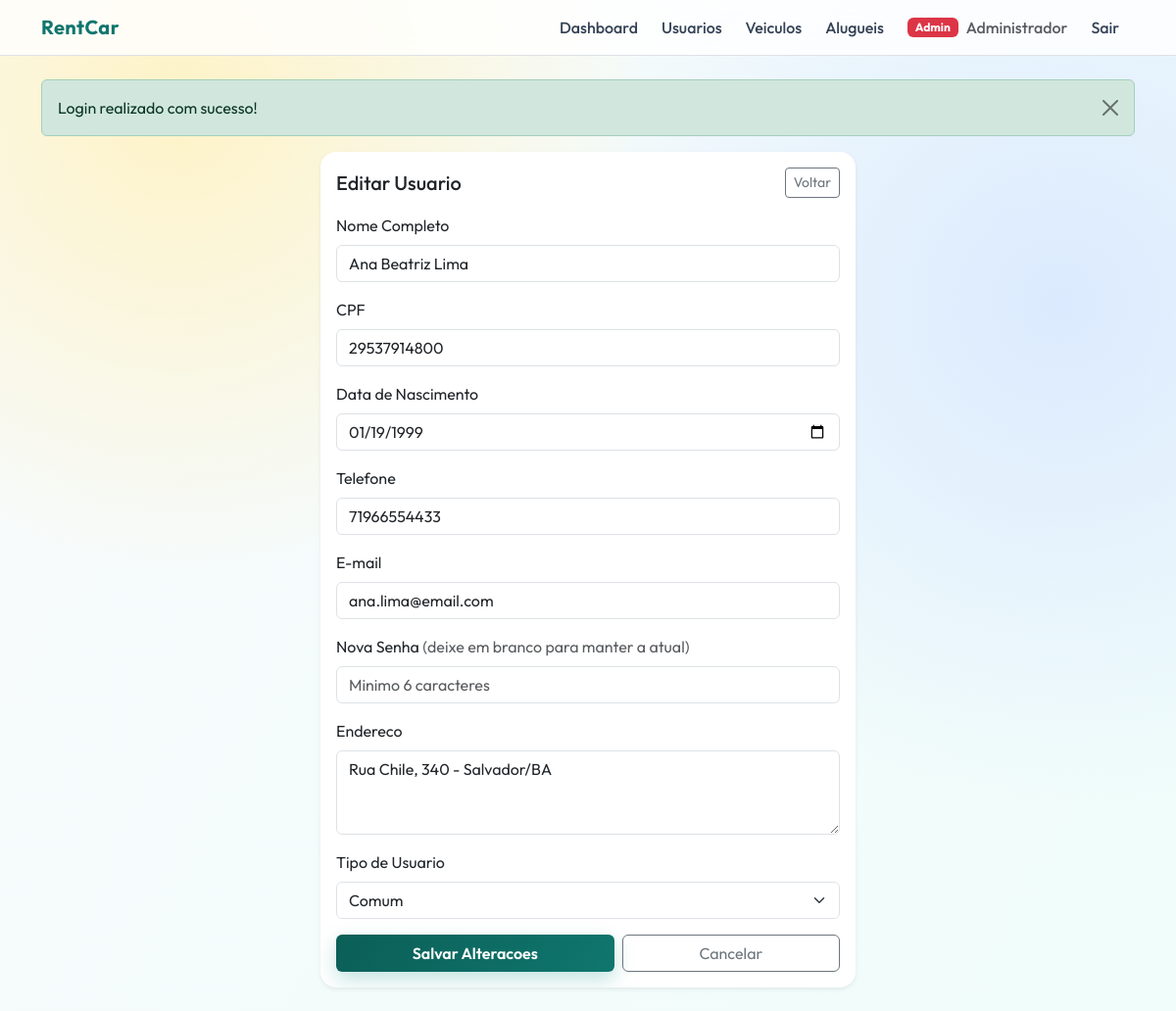
Screenshot of /index.php?route=usuarios/edit&id=7 (signed in) with the database file from the repository.
### tables this page shows
CREATE TABLE usuarios (
    id INT UNSIGNED AUTO_INCREMENT PRIMARY KEY,
    nome_completo VARCHAR(120) NOT NULL,
    cpf CHAR(11) NOT NULL,
    data_nascimento DATE NOT NULL,
    telefone VARCHAR(11) NOT NULL,
    email VARCHAR(120) NOT NULL,
    senha VARCHAR(255) NOT NULL,
    endereco VARCHAR(255) NOT NULL,
    tipo ENUM('admin','comum') NOT NULL DEFAULT 'comum',
    created_at TIMESTAMP NOT NULL DEFAULT CURRENT_TIMESTAMP,
    UNIQUE KEY uq_usuarios_cpf (cpf),
    UNIQUE KEY uq_usuarios_email (email)
);

### app/Controllers/UsuarioController.php (called while the page is built, shortened)
<?php
class UsuarioController extends Controller
{
    public function edit(): void
    {
        $isAdmin = ($_SESSION['usuario_tipo'] ?? '') === 'admin';
        $id = filter_var($_GET['id'] ?? null, FILTER_VALIDATE_INT);
        $errors = [];
        $databaseReady = true;
        $dbErrorMessage = '';
        $pdo = null;
        $usuario = null;
        try {
            $pdo = getConnection();
        } catch (PDOException $exception) {
            $databaseReady = false;
            $dbErrorMessage = 'Falha na conexao com o MySQL.';
        }
        if ($databaseReady && $pdo instanceof PDO) {
            $model = new UsuarioModel($pdo);
            $usuario = $model->findById($id);
        }
        $this->render('usuarios/edit', [
            'pageTitle'      => 'Editar Usuario',
            'usuario'        => $usuario,
            'errors'         => $errors,
            'isAdmin'        => $isAdmin,
            'databaseReady'  => $databaseReady,
            'dbErrorMessage' => $dbErrorMessage,
        ]);
    }
}

### app/Core/Router.php (called while the page is built, shortened)
<?php
class Router
{
    private array $routes = [];
    public function add(string $method, string $route, array $handler, array $middlewares = []): void
    {
        $normalizedRoute = $this->normalizeRoute($route);
        $normalizedMethod = strtoupper($method);
        $this->routes[$normalizedMethod][$normalizedRoute] = [
            'handler'     => $handler,
            'middlewares' => $middlewares,
        ];
    }
    public function dispatch(string $method, string $route): void
    {
        $normalizedRoute = $this->normalizeRoute($route);
        $normalizedMethod = strtoupper($method);
        $entry = $this->routes[$normalizedMethod][$normalizedRoute] ?? null;
        $handler     = $entry['handler'];
        [$controllerClass, $controllerMethod] = $handler;
        $controller = new $controllerClass();
        $controller->{$controllerMethod}();
    }
    private function normalizeRoute(string $route): string
    {
        $trimmed = trim($route);
        $trimmed = trim($trimmed, '/');
        return $trimmed;
    }
}

### index.php (called while the page is built, shortened)
<?php
require_once __DIR__ . '/app/Core/Bootstrap.php';
$route = (string) ($_GET['route'] ?? 'dashboard');
$router = new Router();
$auth      = [AuthMiddleware::class];
$authAdmin = [AuthMiddleware::class, AdminMiddleware::class];
$router->add('GET',  'dashboard',      [DashboardController::class, 'index'], $authAdmin);
$router->add('GET',  'usuarios',       [UsuarioController::class,  'index'], $authAdmin);
$router->add('POST', 'usuarios',       [UsuarioController::class,  'index'], $authAdmin);
$router->add('GET',  'usuarios/edit',  [UsuarioController::class,  'edit'],  $authAdmin);
$router->add('POST', 'usuarios/edit',  [UsuarioController::class,  'edit'],  $authAdmin);
$router->add('GET',  'veiculos',       [VeiculoController::class,  'index'], $authAdmin);
$router->add('POST', 'veiculos',       [VeiculoController::class,  'index'], $authAdmin);
$router->add('GET',  'alugueis', [AluguelController::class, 'index'], $auth);
$router->add('POST', 'alugueis', [AluguelController::class, 'index'], $auth);
$router->add('GET',  'login',    [AuthController::class, 'login']);
$router->add('POST', 'login',    [AuthController::class, 'login']);
$router->add('GET',  'register', [AuthController::class, 'register']);
$router->add('POST', 'register', [AuthController::class, 'register']);
$router->dispatch((string) ($_SERVER['REQUEST_METHOD'] ?? 'GET'), $route);

### app/Core/Bootstrap.php (called while the page is built, shortened)
<?php
spl_autoload_register(static function (string $class): void {
    $prefix = 'App\\';
    $relativeClass = substr($class, strlen($prefix));
    $filePath = APP_PATH . '/' . str_replace('\\', '/', $relativeClass) . '.php';
});
require_once BASE_PATH . '/config/database.php';
require_once BASE_PATH . '/lib/helpers.php';

### app/Models/UsuarioModel.php (called while the page is built, shortened)
<?php
class UsuarioModel
{
    public function findById(int $id): array|false
    {
        $stmt = $this->pdo->prepare(
            'SELECT id, nome_completo, cpf, data_nascimento, telefone, email, endereco, tipo
             FROM usuarios WHERE id = :id LIMIT 1'
        );
        $stmt->execute(['id' => $id]);
        return $stmt->fetch();
    }
}

### lib/helpers.php (called while the page is built, shortened)
<?php
function h(?string $value): string
{
    return htmlspecialchars((string) $value, ENT_QUOTES, 'UTF-8');
}

### app/Views/usuarios/edit.php (the view, shortened to what this page needs)
<div class="row justify-content-center">
    <div class="col-12 col-lg-6">
        <div class="card shadow-sm border-0">
            <div class="card-body">
                <div class="d-flex align-items-center justify-content-between mb-3">
                    <h1 class="h5 mb-0">Editar Usuario</h1>
                    <a href="index.php?route=usuarios" class="btn btn-sm btn-outline-secondary">Voltar</a>
                </div>
                <?php if (!$databaseReady): ?>
                    <div class="alert alert-warning"><?php echo h($dbErrorMessage); ?></div>
                <?php else: ?>
                <form method="post" action="index.php?route=usuarios/edit&id=<?php echo h((string) ($usuario['id'] ?? '')); ?>" novalidate>
                    <div class="mb-3">
                        <label for="edit_nome_completo" class="form-label">Nome Completo</label>
                        <input type="text" class="form-control" id="edit_nome_completo" name="nome_completo"
                               required minlength="3" maxlength="120"
                               value="<?php echo h((string) ($usuario['nome_completo'] ?? '')); ?>">
                    </div>
                    <div class="mb-3">
                        <label for="edit_cpf" class="form-label">CPF</label>
                        <input type="text" class="form-control" id="edit_cpf" name="cpf"
                               required maxlength="14" inputmode="numeric" placeholder="Somente numeros"
                               value="<?php echo h((string) ($usuario['cpf'] ?? '')); ?>">
                    </div>
                    <div class="mb-3">
                        <label for="edit_data_nascimento" class="form-label">Data de Nascimento</label>
                        <input type="date" class="form-control" id="edit_data_nascimento" name="data_nascimento"
                               required max="<?php echo h((new DateTimeImmutable('today'))->format('Y-m-d')); ?>"
                               value="<?php echo h((string) ($usuario['data_nascimento'] ?? '')); ?>">
                    </div>
                    <div class="mb-3">
                        <label for="edit_telefone" class="form-label">Telefone</label>
                        <input type="text" class="form-control" id="edit_telefone" name="telefone"
                               required inputmode="numeric" placeholder="Somente numeros" maxlength="15"
                               value="<?php echo h((string) ($usuario['telefone'] ?? '')); ?>">
                    </div>
                    <div class="mb-3">
                        <label for="edit_email" class="form-label">E-mail</label>
                        <input type="email" class="form-control" id="edit_email" name="email"
                               required maxlength="120"
                               value="<?php echo h((string) ($usuario['email'] ?? '')); ?>">
                    </div>
                    <div class="mb-3">
                        <label for="edit_senha" class="form-label">Nova Senha <span class="text-muted fw-normal">(deixe em branco para manter a atual)</span></label>
                        <input type="password" class="form-control" id="edit_senha" name="senha" minlength="6" placeholder="Minimo 6 caracteres">
                    </div>
                    <div class="mb-3">
                        <label for="edit_endereco" class="form-label">Endereco</label>
                        <textarea class="form-control" id="edit_endereco" name="endereco" rows="3" required minlength="5" maxlength="255"><?php echo h((string) ($usuario['endereco'] ?? '')); ?></textarea>
                    </div>
                    <?php if ($isAdmin): ?>
                    <div class="mb-3">
                        <label for="edit_tipo" class="form-label">Tipo de Usuario</label>
                        <select class="form-select" id="edit_tipo" name="tipo">
                            <option value="comum" <?php echo ($usuario['tipo'] ?? 'comum') === 'comum' ? 'selected' : ''; ?>>Comum</option>
                        </select>
                    </div>
                    <?php endif; ?>
                    <div class="d-flex gap-2">
                        <button type="submit" class="btn btn-brand flex-fill">Salvar Alteracoes</button>
                        <a href="index.php?route=usuarios" class="btn btn-outline-secondary flex-fill">Cancelar</a>
                    </div>
                </form>
                <?php endif; ?>
            </div>
        </div>
    </div>
</div>

### assets/css/style.css (style rules this page uses)
:root { --brand: #0f766e; --brand-dark: #115e59; --brand-soft: #d6f3ef; --paper: #ffffff; --ink: #1f2937; --muted: #64748b; --ring: rgba(15, 118, 110, 0.2); }
* { box-sizing: border-box; }
body { font-family: 'Outfit', sans-serif; color: var(--ink); background: radial-gradient(circle at 15% 10%, #fef3c7 0%, transparent 35%), radial-gradient(circle at 90% 30%, #dbeafe 0%, transparent 40%), linear-gradient(120deg, #f8fafc 0%, #f0fdfa 100%); min-height: 100vh; }
.card { border-radius: 16px; overflow: hidden; }
.btn-brand { background: linear-gradient(120deg, #0b5f57 0%, #0f766e 100%); color: #fff; border: 0; font-weight: 600; box-shadow: 0 8px 20px rgba(13, 148, 136, 0.25); }

### rows the page displays
usuarios: nome_completo "Ana Beatriz Lima", cpf "29537914800", data_nascimento "01/19/1999", telefone "71966554433", email "ana.lima@email.com", endereco "Rua Chile, 340 - Salvador/BA", tipo "Comum"

### other values shown
$tipo "Admin"
$_SESSION['usuario_nome'] "Administrador"
$flash['message'] "Login realizado com sucesso!"
